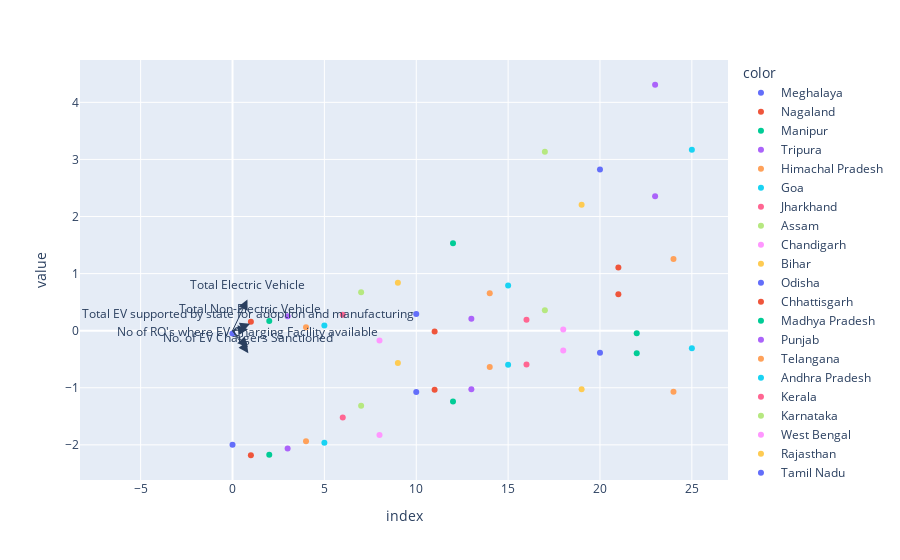

The cell this chart's notebook holds for it:
### Markdown cell above
## Segmentation

### Code cell
data = do_pca_and_plot(df_state_wise_subset)

### Figure 1 — Plotly figure (JSON) as saved in the notebook; plotly's stock layout.template omitted (floating-point values rounded to 4 significant figures)
{"data": [{"hovertemplate": "color=Meghalaya<br>index=%{x}<br>value=%{y}<extra></extra>", "legendgroup": "Meghalaya", "marker": {"color": "#636efa", "symbol": "circle"}, "mode": "markers", "name": "Meghalaya", "orientation": "v", "showlegend": true, "type": "scatter", "x": [0, 0], "xaxis": "x", "y": [-2.0, -0.04915], "yaxis": "y"}, {"hovertemplate": "color=Nagaland<br>index=%{x}<br>value=%{y}<extra></extra>", "legendgroup": "Nagaland", "marker": {"color": "#EF553B", "symbol": "circle"}, "mode": "markers", "name": "Nagaland", "orientation": "v", "showlegend": true, "type": "scatter", "x": [1, 1], "xaxis": "x", "y": [-2.182, 0.1549], "yaxis": "y"}, {"hovertemplate": "color=Manipur<br>index=%{x}<br>value=%{y}<extra></extra>", "legendgroup": "Manipur", "marker": {"color": "#00cc96", "symbol": "circle"}, "mode": "markers", "name": "Manipur", "orientation": "v", "showlegend": true, "type": "scatter", "x": [2, 2], "xaxis": "x", "y": [-2.173, 0.1714], "yaxis": "y"}, {"hovertemplate": "color=Tripura<br>index=%{x}<br>value=%{y}<extra></extra>", "legendgroup": "Tripura", "marker": {"color": "#ab63fa", "symbol": "circle"}, "mode": "markers", "name": "Tripura", "orientation": "v", "showlegend": true, "type": "scatter", "x": [3, 3], "xaxis": "x", "y": [-2.064, 0.2516], "yaxis": "y"}, {"hovertemplate": "color=Himachal Pradesh<br>index=%{x}<br>value=%{y}<extra></extra>", "legendgroup": "Himachal Pradesh", "marker": {"color": "#FFA15A", "symbol": "circle"}, "mode": "markers", "name": "Himachal Pradesh", "orientation": "v", "showlegend": true, "type": "scatter", "x": [4, 4], "xaxis": "x", "y": [-1.938, 0.0587], "yaxis": "y"}, {"hovertemplate": "color=Goa<br>index=%{x}<br>value=%{y}<extra></extra>", "legendgroup": "Goa", "marker": {"color": "#19d3f3", "symbol": "circle"}, "mode": "markers", "name": "Goa", "orientation": "v", "showlegend": true, "type": "scatter", "x": [5, 5], "xaxis": "x", "y": [-1.963, 0.09191], "yaxis": "y"}, {"hovertemplate": "color=Jharkhand<br>index=%{x}<br>value=%{y}<extra></extra>", "legendgroup": "Jharkhand", "marker": {"color": "#FF6692", "symbol": "circle"}, "mode": "markers", "name": "Jharkhand", "orientation": "v", "showlegend": true, "type": "scatter", "x": [6, 6], "xaxis": "x", "y": [-1.519, 0.279], "yaxis": "y"}, {"hovertemplate": "color=Assam<br>index=%{x}<br>value=%{y}<extra></extra>", "legendgroup": "Assam", "marker": {"color": "#B6E880", "symbol": "circle"}, "mode": "markers", "name": "Assam", "orientation": "v", "showlegend": true, "type": "scatter", "x": [7, 7], "xaxis": "x", "y": [-1.313, 0.6733], "yaxis": "y"}, {"hovertemplate": "color=Chandigarh<br>index=%{x}<br>value=%{y}<extra></extra>", "legendgroup": "Chandigarh", "marker": {"color": "#FF97FF", "symbol": "circle"}, "mode": "markers", "name": "Chandigarh", "orientation": "v", "showlegend": true, "type": "scatter", "x": [8, 8], "xaxis": "x", "y": [-1.828, -0.1715], "yaxis": "y"}, {"hovertemplate": "color=Bihar<br>index=%{x}<br>value=%{y}<extra></extra>", "legendgroup": "Bihar", "marker": {"color": "#FECB52", "symbol": "circle"}, "mode": "markers", "name": "Bihar", "orientation": "v", "showlegend": true, "type": "scatter", "x": [9, 9], "xaxis": "x", "y": [-0.5646, 0.8377], "yaxis": "y"}, {"hovertemplate": "color=Odisha<br>index=%{x}<br>value=%{y}<extra></extra>", "legendgroup": "Odisha", "marker": {"color": "#636efa", "symbol": "circle"}, "mode": "markers", "name": "Odisha", "orientation": "v", "showlegend": true, "type": "scatter", "x": [10, 10], "xaxis": "x", "y": [-1.074, 0.2909], "yaxis": "y"}, {"hovertemplate": "color=Chhattisgarh<br>index=%{x}<br>value=%{y}<extra></extra>", "legendgroup": "Chhattisgarh", "marker": {"color": "#EF553B", "symbol": "circle"}, "mode": "markers", "name": "Chhattisgarh", "orientation": "v", "showlegend": true, "type": "scatter", "x": [11, 11], "xaxis": "x", "y": [-1.033, -0.01507], "yaxis": "y"}, {"hovertemplate": "color=Madhya Pradesh<br>index=%{x}<br>value=%{y}<extra></extra>", "legendgroup": "Madhya Pradesh", "marker": {"color": "#00cc96", "symbol": "circle"}, "mode": "markers", "name": "Madhya Pradesh", "orientation": "v", "showlegend": true, "type": "scatter", "x": [12, 12], "xaxis": "x", "y": [1.533, -1.239], "yaxis": "y"}, {"hovertemplate": "color=Punjab<br>index=%{x}<br>value=%{y}<extra></extra>", "legendgroup": "Punjab", "marker": {"color": "#ab63fa", "symbol": "circle"}, "mode": "markers", "name": "Punjab", "orientation": "v", "showlegend": true, "type": "scatter", "x": [13, 13], "xaxis": "x", "y": [-1.026, 0.2083], "yaxis": "y"}, {"hovertemplate": "color=Telangana<br>index=%{x}<br>value=%{y}<extra></extra>", "legendgroup": "Telangana", "marker": {"color": "#FFA15A", "symbol": "circle"}, "mode": "markers", "name": "Telangana", "orientation": "v", "showlegend": true, "type": "scatter", "x": [14, 14], "xaxis": "x", "y": [0.6558, -0.6377], "yaxis": "y"}, {"hovertemplate": "color=Andhra Pradesh<br>index=%{x}<br>value=%{y}<extra></extra>", "legendgroup": "Andhra Pradesh", "marker": {"color": "#19d3f3", "symbol": "circle"}, "mode": "markers", "name": "Andhra Pradesh", "orientation": "v", "showlegend": true, "type": "scatter", "x": [15, 15], "xaxis": "x", "y": [0.7899, -0.5963], "yaxis": "y"}, {"hovertemplate": "color=Kerala<br>index=%{x}<br>value=%{y}<extra></extra>", "legendgroup": "Kerala", "marker": {"color": "#FF6692", "symbol": "circle"}, "mode": "markers", "name": "Kerala", "orientation": "v", "showlegend": true, "type": "scatter", "x": [16, 16], "xaxis": "x", "y": [0.1925, -0.5939], "yaxis": "y"}, {"hovertemplate": "color=Karnataka<br>index=%{x}<br>value=%{y}<extra></extra>", "legendgroup": "Karnataka", "marker": {"color": "#B6E880", "symbol": "circle"}, "mode": "markers", "name": "Karnataka", "orientation": "v", "showlegend": true, "type": "scatter", "x": [17, 17], "xaxis": "x", "y": [3.133, 0.3574], "yaxis": "y"}, {"hovertemplate": "color=West Bengal<br>index=%{x}<br>value=%{y}<extra></extra>", "legendgroup": "West Bengal", "marker": {"color": "#FF97FF", "symbol": "circle"}, "mode": "markers", "name": "West Bengal", "orientation": "v", "showlegend": true, "type": "scatter", "x": [18, 18], "xaxis": "x", "y": [0.01996, -0.3486], "yaxis": "y"}, {"hovertemplate": "color=Rajasthan<br>index=%{x}<br>value=%{y}<extra></extra>", "legendgroup": "Rajasthan", "marker": {"color": "#FECB52", "symbol": "circle"}, "mode": "markers", "name": "Rajasthan", "orientation": "v", "showlegend": true, "type": "scatter", "x": [19, 19], "xaxis": "x", "y": [2.207, -1.024], "yaxis": "y"}, {"hovertemplate": "color=Tamil Nadu<br>index=%{x}<br>value=%{y}<extra></extra>", "legendgroup": "Tamil Nadu", "marker": {"color": "#636efa", "symbol": "circle"}, "mode": "markers", "name": "Tamil Nadu", "orientation": "v", "showlegend": true, "type": "scatter", "x": [20, 20], "xaxis": "x", "y": [2.825, -0.3885], "yaxis": "y"}, {"hovertemplate": "color=Delhi<br>index=%{x}<br>value=%{y}<extra></extra>", "legendgroup": "Delhi", "marker": {"color": "#EF553B", "symbol": "circle"}, "mode": "markers", "name": "Delhi", "orientation": "v", "showlegend": true, "type": "scatter", "x": [21, 21], "xaxis": "x", "y": [0.6381, 1.107], "yaxis": "y"}, {"hovertemplate": "color=Haryana<br>index=%{x}<br>value=%{y}<extra></extra>", "legendgroup": "Haryana", "marker": {"color": "#00cc96", "symbol": "circle"}, "mode": "markers", "name": "Haryana", "orientation": "v", "showlegend": true, "type": "scatter", "x": [22, 22], "xaxis": "x", "y": [-0.04558, -0.3956], "yaxis": "y"}, {"hovertemplate": "color=Uttar Pradesh<br>index=%{x}<br>value=%{y}<extra></extra>", "legendgroup": "Uttar Pradesh", "marker": {"color": "#ab63fa", "symbol": "circle"}, "mode": "markers", "name": "Uttar Pradesh", "orientation": "v", "showlegend": true, "type": "scatter", "x": [23, 23], "xaxis": "x", "y": [4.308, 2.355], "yaxis": "y"}, {"hovertemplate": "color=Gujarat<br>index=%{x}<br>value=%{y}<extra></extra>", "legendgroup": "Gujarat", "marker": {"color": "#FFA15A", "symbol": "circle"}, "mode": "markers", "name": "Gujarat", "orientation": "v", "showlegend": true, "type": "scatter", "x": [24, 24], "xaxis": "x", "y": [1.254, -1.068], "yaxis": "y"}, {"hovertemplate": "color=Maharashtra<br>index=%{x}<br>value=%{y}<extra></extra>", "legendgroup": "Maharashtra", "marker": {"color": "#19d3f3", "symbol": "circle"}, "mode": "markers", "name": "Maharashtra", "orientation": "v", "showlegend": true, "type": "scatter", "x": [25, 25], "xaxis": "x", "y": [3.167, -0.3095], "yaxis": "y"}], "layout": {"annotations": [{"arrowhead": 2, "arrowsize": 2, "ax": 0, "axref": "x", "ay": 0, "ayref": "y", "showarrow": true, "x": 0.8642, "xanchor": "right", "y": -0.3935, "yanchor": "top"}, {"ax": 0, "ay": 0, "text": "No. of EV Chargers Sanctioned", "x": 0.8642, "xanchor": "center", "y": -0.3935, "yanchor": "bottom", "yshift": 5}, {"arrowhead": 2, "arrowsize": 2, "ax": 0, "axref": "x", "ay": 0, "ayref": "y", "showarrow": true, "x": 0.8303, "xanchor": "right", "y": -0.2901, "yanchor": "top"}, {"ax": 0, "ay": 0, "text": "No of RO's where EV Charging Facility available", "x": 0.8303, "xanchor": "center", "y": -0.2901, "yanchor": "bottom", "yshift": 5}, {"arrowhead": 2, "arrowsize": 2, "ax": 0, "axref": "x", "ay": 0, "ayref": "y", "showarrow": true, "x": 0.8125, "xanchor": "right", "y": 0.5449, "yanchor": "top"}, {"ax": 0, "ay": 0, "text": "Total Electric Vehicle", "x": 0.8125, "xanchor": "center", "y": 0.5449, "yanchor": "bottom", "yshift": 5}, {"arrowhead": 2, "arrowsize": 2, "ax": 0, "axref": "x", "ay": 0, "ayref": "y", "showarrow": true, "x": 0.9558, "xanchor": "right", "y": 0.1222, "yanchor": "top"}, {"ax": 0, "ay": 0, "text": "Total Non-Electric Vehicle", "x": 0.9558, "xanchor": "center", "y": 0.1222, "yanchor": "bottom", "yshift": 5}, {"arrowhead": 2, "arrowsize": 2, "ax": 0, "axref": "x", "ay": 0, "ayref": "y", "showarrow": true, "x": 0.8428, "xanchor": "right", "y": 0.02544, "yanchor": "top"}, {"ax": 0, "ay": 0, "text": "Total EV supported by state for adoption and manufacturing", "x": 0.8428, "xanchor": "center", "y": 0.02544, "yanchor": "bottom", "yshift": 5}], "legend": {"title": {"text": "color"}, "tracegroupgap": 0}, "margin": {"t": 60}, "xaxis": {"anchor": "y", "domain": [0, 1], "title": {"text": "index"}}, "yaxis": {"anchor": "x", "domain": [0, 1], "title": {"text": "value"}}}}
